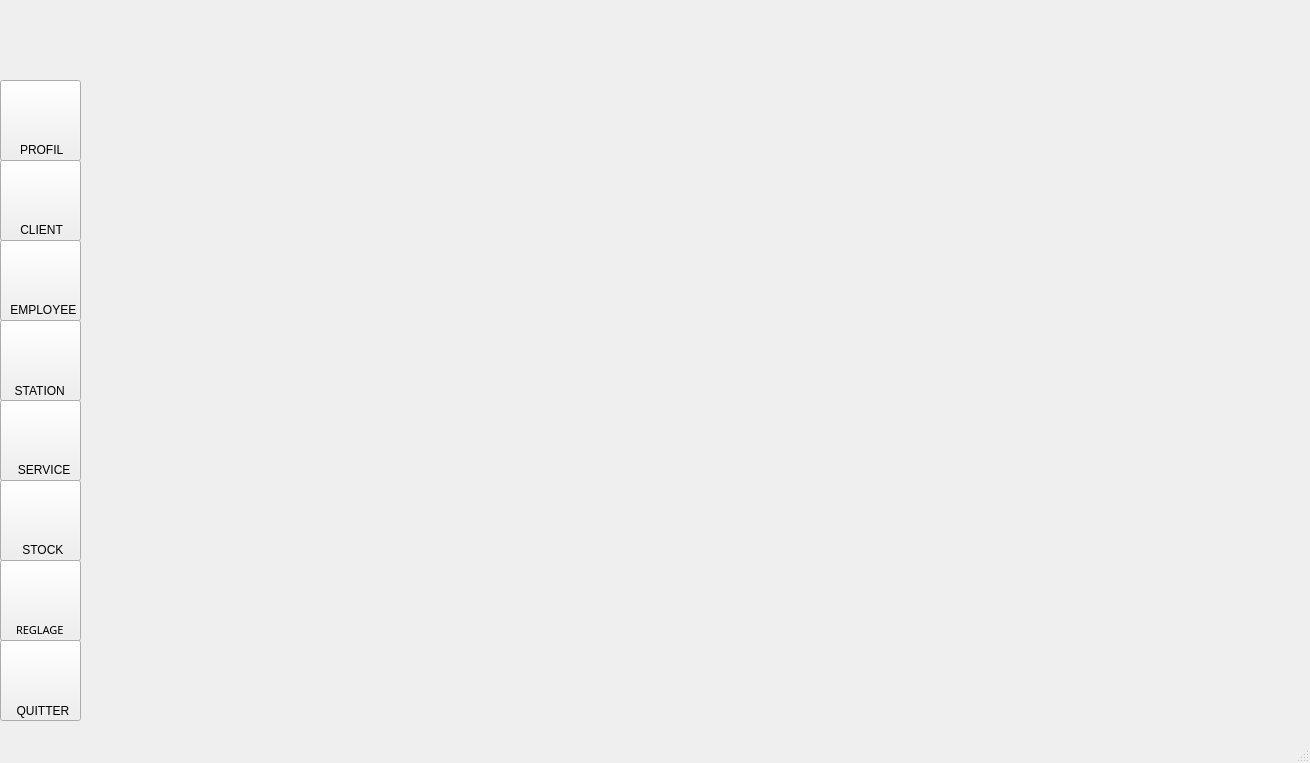
<?xml version="1.0" encoding="UTF-8"?>
<ui version="4.0">
 <class>profilemp</class>
 <widget class="QMainWindow" name="profilemp">
  <property name="geometry">
   <rect>
    <x>0</x>
    <y>0</y>
    <width>1310</width>
    <height>763</height>
   </rect>
  </property>
  <property name="windowTitle">
   <string>profilemp</string>
  </property>
  <property name="styleSheet">
   <string notr="true"/>
  </property>
  <widget class="QWidget" name="centralwidget">
   <widget class="QStackedWidget" name="stackedWidget">
    <property name="geometry">
     <rect>
      <x>79</x>
      <y>0</y>
      <width>1231</width>
      <height>720</height>
     </rect>
    </property>
    <property name="styleSheet">
     <string notr="true"/>
    </property>
    <widget class="QWidget" name="page">
     <widget class="QLabel" name="label_10">
      <property name="geometry">
       <rect>
        <x>0</x>
        <y>0</y>
        <width>1281</width>
        <height>721</height>
       </rect>
      </property>
      <property name="text">
       <string/>
      </property>
      <property name="pixmap">
       <pixmap>:/ICON/photo3.jpg</pixmap>
      </property>
      <property name="scaledContents">
       <bool>true</bool>
      </property>
     </widget>
    </widget>
   </widget>
   <widget class="QPushButton" name="pushButton_profil">
    <property name="geometry">
     <rect>
      <x>0</x>
      <y>80</y>
      <width>81</width>
      <height>81</height>
     </rect>
    </property>
    <property name="styleSheet">
     <string notr="true">
</string>
    </property>
    <property name="text">
     <string/>
    </property>
   </widget>
   <widget class="QPushButton" name="pushButton_client">
    <property name="geometry">
     <rect>
      <x>0</x>
      <y>160</y>
      <width>81</width>
      <height>81</height>
     </rect>
    </property>
    <property name="styleSheet">
     <string notr="true">
</string>
    </property>
    <property name="text">
     <string/>
    </property>
   </widget>
   <widget class="QPushButton" name="pushButton_employee">
    <property name="geometry">
     <rect>
      <x>0</x>
      <y>240</y>
      <width>81</width>
      <height>81</height>
     </rect>
    </property>
    <property name="styleSheet">
     <string notr="true"/>
    </property>
    <property name="text">
     <string/>
    </property>
   </widget>
   <widget class="QPushButton" name="pushButton_station">
    <property name="geometry">
     <rect>
      <x>0</x>
      <y>320</y>
      <width>81</width>
      <height>81</height>
     </rect>
    </property>
    <property name="styleSheet">
     <string notr="true"/>
    </property>
    <property name="text">
     <string/>
    </property>
   </widget>
   <widget class="QPushButton" name="pushButton_service">
    <property name="geometry">
     <rect>
      <x>0</x>
      <y>400</y>
      <width>81</width>
      <height>81</height>
     </rect>
    </property>
    <property name="styleSheet">
     <string notr="true"/>
    </property>
    <property name="text">
     <string/>
    </property>
   </widget>
   <widget class="QPushButton" name="pushButton_stock">
    <property name="geometry">
     <rect>
      <x>0</x>
      <y>480</y>
      <width>81</width>
      <height>81</height>
     </rect>
    </property>
    <property name="styleSheet">
     <string notr="true"/>
    </property>
    <property name="text">
     <string/>
    </property>
   </widget>
   <widget class="QPushButton" name="pushButton_quitter">
    <property name="geometry">
     <rect>
      <x>0</x>
      <y>640</y>
      <width>81</width>
      <height>81</height>
     </rect>
    </property>
    <property name="styleSheet">
     <string notr="true"/>
    </property>
    <property name="text">
     <string/>
    </property>
   </widget>
   <widget class="QPushButton" name="pushButton_reglage">
    <property name="geometry">
     <rect>
      <x>0</x>
      <y>560</y>
      <width>81</width>
      <height>81</height>
     </rect>
    </property>
    <property name="styleSheet">
     <string notr="true"/>
    </property>
    <property name="text">
     <string/>
    </property>
   </widget>
   <widget class="QLabel" name="label">
    <property name="geometry">
     <rect>
      <x>-3</x>
      <y>-3</y>
      <width>82</width>
      <height>87</height>
     </rect>
    </property>
    <property name="styleSheet">
     <string notr="true"/>
    </property>
    <property name="text">
     <string/>
    </property>
    <property name="pixmap">
     <pixmap resource="iconn.qrc">:/ICON/tryr.png</pixmap>
    </property>
    <property name="scaledContents">
     <bool>true</bool>
    </property>
   </widget>
   <widget class="QLabel" name="label_2">
    <property name="geometry">
     <rect>
      <x>19</x>
      <y>540</y>
      <width>71</width>
      <height>20</height>
     </rect>
    </property>
    <property name="styleSheet">
     <string notr="true">
font: 87 8pt &quot;Segoe UI Black&quot;;</string>
    </property>
    <property name="text">
     <string> STOCK</string>
    </property>
   </widget>
   <widget class="QLabel" name="label_3">
    <property name="geometry">
     <rect>
      <x>8</x>
      <y>460</y>
      <width>71</width>
      <height>20</height>
     </rect>
    </property>
    <property name="styleSheet">
     <string notr="true">font: 87 8pt &quot;Segoe UI Black&quot;;</string>
    </property>
    <property name="text">
     <string>   SERVICE</string>
    </property>
   </widget>
   <widget class="QLabel" name="label_4">
    <property name="geometry">
     <rect>
      <x>8</x>
      <y>380</y>
      <width>81</width>
      <height>21</height>
     </rect>
    </property>
    <property name="styleSheet">
     <string notr="true">font: 87 8pt &quot;Segoe UI Black&quot;;</string>
    </property>
    <property name="text">
     <string>  STATION</string>
    </property>
   </widget>
   <widget class="QLabel" name="label_5">
    <property name="geometry">
     <rect>
      <x>7</x>
      <y>300</y>
      <width>81</width>
      <height>20</height>
     </rect>
    </property>
    <property name="styleSheet">
     <string notr="true">font: 87 8pt &quot;Segoe UI Black&quot;;</string>
    </property>
    <property name="text">
     <string> EMPLOYEE</string>
    </property>
   </widget>
   <widget class="QLabel" name="label_6">
    <property name="geometry">
     <rect>
      <x>7</x>
      <y>220</y>
      <width>61</width>
      <height>20</height>
     </rect>
    </property>
    <property name="styleSheet">
     <string notr="true">font: 87 8pt &quot;Segoe UI Black&quot;;</string>
    </property>
    <property name="text">
     <string>    CLIENT</string>
    </property>
   </widget>
   <widget class="QLabel" name="label_7">
    <property name="geometry">
     <rect>
      <x>20</x>
      <y>140</y>
      <width>71</width>
      <height>20</height>
     </rect>
    </property>
    <property name="styleSheet">
     <string notr="true">font: 87 8pt &quot;Segoe UI Black&quot;;</string>
    </property>
    <property name="text">
     <string>PROFIL</string>
    </property>
   </widget>
   <widget class="QLabel" name="label_8">
    <property name="geometry">
     <rect>
      <x>16</x>
      <y>620</y>
      <width>101</width>
      <height>20</height>
     </rect>
    </property>
    <property name="font">
     <font>
      <family>Segoe UI Black</family>
      <pointsize>8</pointsize>
      <weight>10</weight>
      <italic>false</italic>
      <bold>false</bold>
     </font>
    </property>
    <property name="styleSheet">
     <string notr="true">font: 87 8pt &quot;Segoe UI Black&quot;;</string>
    </property>
    <property name="text">
     <string>REGLAGE</string>
    </property>
   </widget>
   <widget class="QLabel" name="label_9">
    <property name="geometry">
     <rect>
      <x>10</x>
      <y>700</y>
      <width>71</width>
      <height>21</height>
     </rect>
    </property>
    <property name="styleSheet">
     <string notr="true">font: 87 8pt &quot;Segoe UI Black&quot;;</string>
    </property>
    <property name="text">
     <string>  QUITTER</string>
    </property>
   </widget>
   <zorder>pushButton_quitter</zorder>
   <zorder>label</zorder>
   <zorder>pushButton_profil</zorder>
   <zorder>pushButton_client</zorder>
   <zorder>pushButton_employee</zorder>
   <zorder>pushButton_station</zorder>
   <zorder>pushButton_service</zorder>
   <zorder>pushButton_stock</zorder>
   <zorder>pushButton_reglage</zorder>
   <zorder>stackedWidget</zorder>
   <zorder>label_2</zorder>
   <zorder>label_3</zorder>
   <zorder>label_4</zorder>
   <zorder>label_5</zorder>
   <zorder>label_6</zorder>
   <zorder>label_7</zorder>
   <zorder>label_8</zorder>
   <zorder>label_9</zorder>
  </widget>
  <widget class="QMenuBar" name="menubar">
   <property name="geometry">
    <rect>
     <x>0</x>
     <y>0</y>
     <width>1310</width>
     <height>22</height>
    </rect>
   </property>
  </widget>
  <widget class="QStatusBar" name="statusbar"/>
 </widget>
 <resources>
  <include location="iconn.qrc"/>
 </resources>
 <connections/>
</ui>
